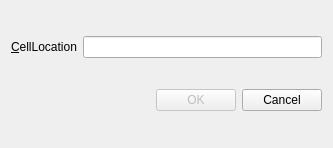
<?xml version="1.0" encoding="UTF-8"?>
<ui version="4.0">
 <class>Dialog</class>
 <widget class="QDialog" name="Dialog">
  <property name="geometry">
   <rect>
    <x>0</x>
    <y>0</y>
    <width>333</width>
    <height>148</height>
   </rect>
  </property>
  <property name="windowTitle">
   <string>Go To Cell</string>
  </property>
  <layout class="QGridLayout" name="gridLayout">
   <item row="0" column="0">
    <layout class="QHBoxLayout" name="horizontalLayout">
     <item>
      <widget class="QLabel" name="label">
       <property name="text">
        <string>&amp;CellLocation</string>
       </property>
       <property name="buddy">
        <cstring>lineEdit</cstring>
       </property>
      </widget>
     </item>
     <item>
      <widget class="QLineEdit" name="lineEdit"/>
     </item>
    </layout>
   </item>
   <item row="1" column="0">
    <layout class="QHBoxLayout" name="horizontalLayout_2">
     <item>
      <spacer name="horizontalSpacer">
       <property name="orientation">
        <enum>Qt::Horizontal</enum>
       </property>
       <property name="sizeHint" stdset="0">
        <size>
         <width>40</width>
         <height>20</height>
        </size>
       </property>
      </spacer>
     </item>
     <item>
      <widget class="QPushButton" name="okButton">
       <property name="enabled">
        <bool>false</bool>
       </property>
       <property name="text">
        <string>OK</string>
       </property>
       <property name="default">
        <bool>true</bool>
       </property>
      </widget>
     </item>
     <item>
      <widget class="QPushButton" name="cancelButton">
       <property name="text">
        <string>Cancel</string>
       </property>
      </widget>
     </item>
    </layout>
   </item>
  </layout>
 </widget>
 <tabstops>
  <tabstop>lineEdit</tabstop>
  <tabstop>okButton</tabstop>
  <tabstop>cancelButton</tabstop>
 </tabstops>
 <resources/>
 <connections/>
</ui>
